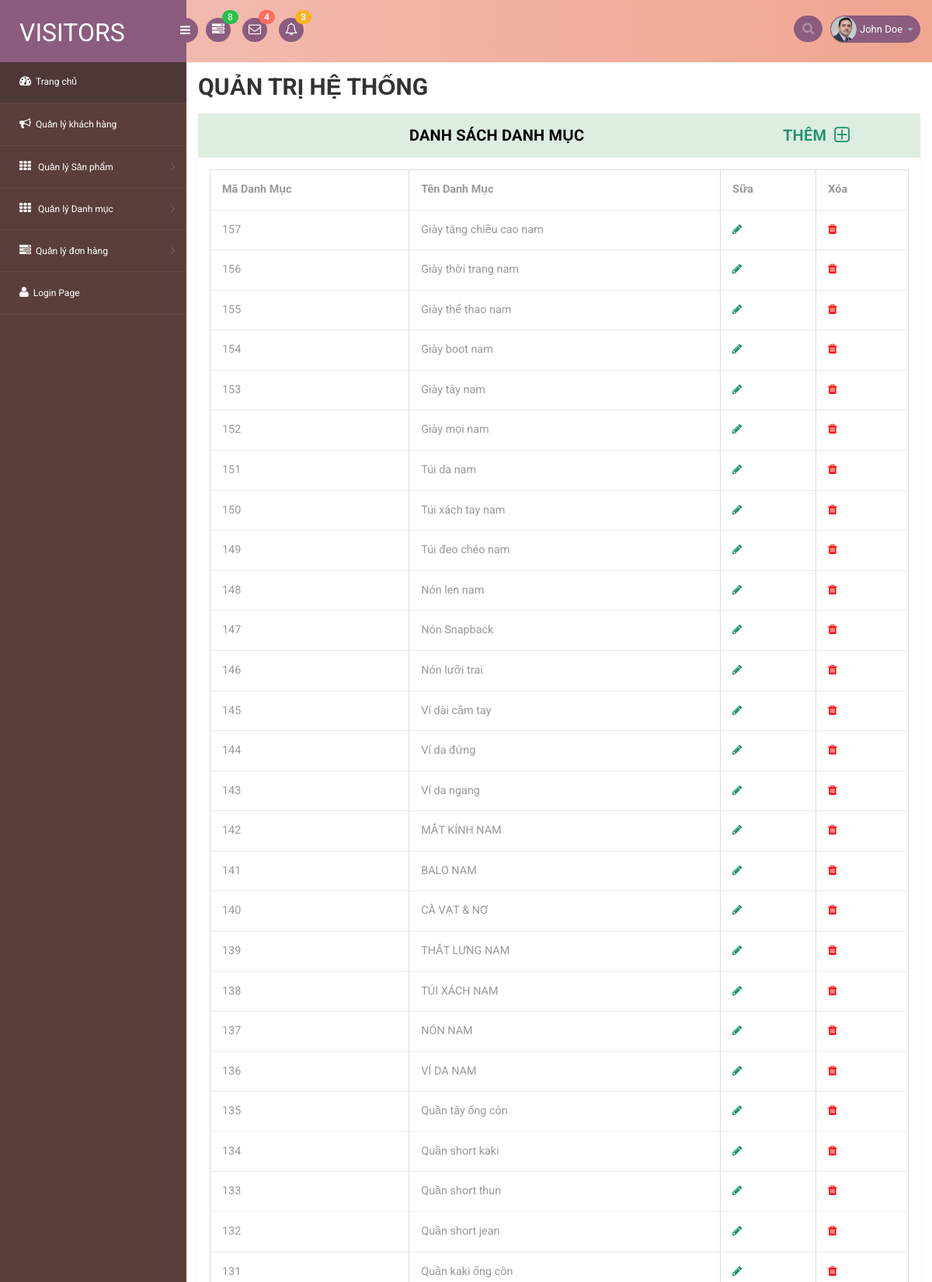
/admin1/responsive_table.php (upper part), run on the app's committed database.
### tables this page shows
CREATE TABLE `tb_category` (
  `id_category` int(11) NOT NULL,
  `code_category` char(30) NOT NULL,
  `name_category` varchar(255) NOT NULL,
  `unaccentname_category` char(100) NOT NULL,
  `parent_id` int(11) NOT NULL
);

### admin1/responsive_table.php (the view, shortened to what this page needs)
<!DOCTYPE html>
<html>
<head>
<link rel="stylesheet" href="css/bootstrap.min.css" >
<link href="css/style.css" rel='stylesheet' type='text/css' />
<link href="css/style-responsive.css" rel="stylesheet"/>
<link rel="stylesheet" href="css/font.css" type="text/css"/>
<link href="css/font-awesome.css" rel="stylesheet">
<link rel="stylesheet" href="css/morris.css" type="text/css"/>
<link rel="stylesheet" href="css/monthly.css">
</head>
<body>
<section id="container">
<header class="header fixed-top clearfix">
<div class="brand">
    <a href="index.html" class="logo">
        VISITORS
    </a>
    <div class="sidebar-toggle-box">
        <div class="fa fa-bars"></div>
    </div>
</div>
<div class="nav notify-row" id="top_menu">
    <ul class="nav top-menu">
        <li class="dropdown">
            <a data-toggle="dropdown" class="dropdown-toggle" href="#">
                <i class="fa fa-tasks"></i>
                <span class="badge bg-success">8</span>
            </a>
        </li>
        <li id="header_inbox_bar" class="dropdown">
            <a data-toggle="dropdown" class="dropdown-toggle" href="#">
                <i class="fa fa-envelope-o"></i>
                <span class="badge bg-important">4</span>
            </a>
        </li>
        <li id="header_notification_bar" class="dropdown">
            <a data-toggle="dropdown" class="dropdown-toggle" href="#">
                <i class="fa fa-bell-o"></i>
                <span class="badge bg-warning">3</span>
            </a>
        </li>
    </ul>
</div>
<div class="top-nav clearfix">
    <ul class="nav pull-right top-menu">
        <li><input type="text" class="form-control search" placeholder=" Search"></li>
        <li class="dropdown">
            <a data-toggle="dropdown" class="dropdown-toggle" href="#">
                <img alt="" src="images/2.png">
                <span class="username">John Doe</span>
                <b class="caret"></b>
            </a>
        </li>
    </ul>
</div>
</header>
<aside>
    <div id="sidebar" class="nav-collapse">
        <div class="leftside-navigation">
            <ul class="sidebar-menu" id="nav-accordion">
                <li><a class="active" href="index.php"><i class="fa fa-dashboard"></i><span>Trang chủ</span></a></li>
                <li><a href="fontawesome.php"><i class="fa fa-bullhorn"></i><span>Quản lý khách hàng  </span></a></li>
<li class="sub-menu">
    <a href="javascript:;">
        <i class="fa fa-th"></i>
        <span>Quản lý Sản phẩm</span>
    </a>
</li>
<li class="sub-menu">
    <a href="javascript:;">
        <i class="fa fa-th"></i>
        <span>Quản lý Danh mục</span>
    </a>
</li>
                <li class="sub-menu"><a href="javascript:;"><i class="fa fa-tasks"></i><span>Quản lý đơn hàng</span></a>
                </li>
                <li><a href="login.html"><i class="fa fa-user"></i><span>Login Page</span></a></li>
            </ul>
        </div>
    </div>
</aside>
<section id="main-content">
  <section class="wrapper">
    <div class="row">
      <div class="col-md-12">
        <h2 style="margin:0 0 18px; font-weight:700;">QUẢN TRỊ HỆ THỐNG</h2>
      </div>
    </div>
    <div class="row">
      <div class="col-md-12">
        <div class="panel panel-default" style="box-shadow:0 6px 18px rgba(0,0,0,0.04);">
          <div class="panel-heading"><strong>Danh sách danh mục</strong>
          <a href="add_category.php"
   style="
        float:right;
        display:inline-flex;
        align-items:center;
        gap:10px;
        font-size:20px;
        color:#1b926c;
        text-decoration:none;
        padding-right:75px;
   ">
    Thêm
    <i class="fa fa-plus-square-o" style="font-size:25px; color:#1b926c;"></i>
</a>
          </div>
          <div class="panel-body">
            <div class="table-responsive">
              <table class="table table-bordered table-hover">
    <thead>
        <tr>
            <th>Mã Danh Mục</th>
            <th>Tên Danh Mục</th>
            <th>Sữa </th>
            <th>Xóa</th>
        </tr>
    </thead>
    <tbody>
<?php
include('inc/myconnect.php');
 include('inc/function.php');
if (isset($_GET['btn-search']) && !empty($_GET['text_search'])) {
    $text_search = mysqli_real_escape_string($dbc, $_GET['text_search']);
    $query = "SELECT * FROM tb_category
              WHERE name_category LIKE '%$text_search%'";
} else {
    $query = "SELECT * FROM tb_category ORDER BY id_category DESC";
}
$result = mysqli_query($dbc, $query);
while ($cat = mysqli_fetch_assoc($result)):
?>
    <tr>
        <td><?= $cat['id_category']; ?></td>
        <td><?= $cat['name_category']; ?></td>
<td>
    <a href="edit_category.php?id=<?= $cat['id_category']; ?>">
        <i class="fa fa-pencil" style="color:#1b926c;"></i>
    </a>
</td>
<td><a href="delete_category.php?id=<?= $cat['id_category']; ?>" onclick="return confirm('Bạn chắc chắn muốn xóa?');">
    <i class="fa fa-trash" style="color:red;"></i>
</a></td>
    </tr>
<?php endwhile; ?>
</tbody>
</table>
            </div>
          </div>
        </div>
      </div>
    </div>
  </section>
</section>
</body>
</html>

### admin1/responsive_table.php (style rules this page uses)
.panel-heading { font-weight:600; background:#fff; border-bottom:1px solid #eee; }
.header { background: linear-gradient(90deg,#f2bfb7,#f0a68f); border-bottom:none; }
#sidebar { background:#5a3e3b; }
.table > tbody > tr > td { vertical-align: middle; }

### data on the page
tb_category: id_category "157", name_category "Giày tăng chiều cao nam"
tb_category: id_category "156", name_category "Giày thời trang nam"
tb_category: id_category "155", name_category "Giày thể thao nam"
tb_category: id_category "154", name_category "Giày boot nam"
tb_category: id_category "153", name_category "Giày tây nam"
tb_category: id_category "152", name_category "Giày mọi nam"
tb_category: id_category "151", name_category "Túi da nam"
tb_category: id_category "150", name_category "Túi xách tay nam"
tb_category: id_category "149", name_category "Túi đeo chéo nam"
tb_category: id_category "148", name_category "Nón len nam"
tb_category: id_category "147", name_category "Nón Snapback"
tb_category: id_category "146", name_category "Nón lưỡi trai"
tb_category: id_category "145", name_category "Ví dài cầm tay"
tb_category: id_category "144", name_category "Ví da đứng"
tb_category: id_category "143", name_category "Ví da ngang"
tb_category: id_category "142", name_category "MẮT KÍNH NAM"
tb_category: id_category "141", name_category "BALO NAM"
tb_category: id_category "140", name_category "CÀ VẠT & NƠ"
tb_category: id_category "139", name_category "THẮT LƯNG NAM"
tb_category: id_category "138", name_category "TÚI XÁCH NAM"
tb_category: id_category "137", name_category "NÓN NAM"
tb_category: id_category "136", name_category "VÍ DA NAM"
tb_category: id_category "135", name_category "Quần tây ống côn"
tb_category: id_category "134", name_category "Quần short kaki"
tb_category: id_category "133", name_category "Quần short thun"
tb_category: id_category "132", name_category "Quần short jean"
tb_category: id_category "131", name_category "Quần kaki ống côn"
